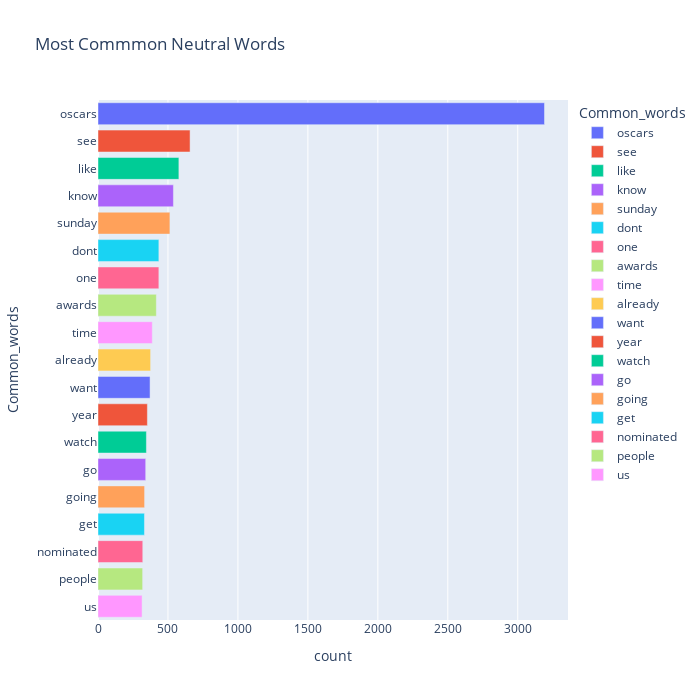

The cell this chart's notebook holds for it:
### Code cell
fig = px.bar(temp_neutral, x="count", y="Common_words", title='Most Commmon Neutral Words', orientation='h', 
             width=700, height=700,color='Common_words')
fig.show()

### Figure 1 — Plotly figure (JSON) as saved in the notebook; plotly's stock layout.template omitted (floating-point values rounded to 4 significant figures)
{"data": [{"alignmentgroup": "True", "hovertemplate": "Common_words=%{y}<br>count=%{x}<extra></extra>", "legendgroup": "oscars", "marker": {"color": "#636efa", "pattern": {"shape": ""}}, "name": "oscars", "offsetgroup": "oscars", "orientation": "h", "showlegend": true, "textposition": "auto", "type": "bar", "x": [3191], "xaxis": "x", "y": ["oscars"], "yaxis": "y"}, {"alignmentgroup": "True", "hovertemplate": "Common_words=%{y}<br>count=%{x}<extra></extra>", "legendgroup": "see", "marker": {"color": "#EF553B", "pattern": {"shape": ""}}, "name": "see", "offsetgroup": "see", "orientation": "h", "showlegend": true, "textposition": "auto", "type": "bar", "x": [658], "xaxis": "x", "y": ["see"], "yaxis": "y"}, {"alignmentgroup": "True", "hovertemplate": "Common_words=%{y}<br>count=%{x}<extra></extra>", "legendgroup": "like", "marker": {"color": "#00cc96", "pattern": {"shape": ""}}, "name": "like", "offsetgroup": "like", "orientation": "h", "showlegend": true, "textposition": "auto", "type": "bar", "x": [578], "xaxis": "x", "y": ["like"], "yaxis": "y"}, {"alignmentgroup": "True", "hovertemplate": "Common_words=%{y}<br>count=%{x}<extra></extra>", "legendgroup": "know", "marker": {"color": "#ab63fa", "pattern": {"shape": ""}}, "name": "know", "offsetgroup": "know", "orientation": "h", "showlegend": true, "textposition": "auto", "type": "bar", "x": [539], "xaxis": "x", "y": ["know"], "yaxis": "y"}, {"alignmentgroup": "True", "hovertemplate": "Common_words=%{y}<br>count=%{x}<extra></extra>", "legendgroup": "sunday", "marker": {"color": "#FFA15A", "pattern": {"shape": ""}}, "name": "sunday", "offsetgroup": "sunday", "orientation": "h", "showlegend": true, "textposition": "auto", "type": "bar", "x": [514], "xaxis": "x", "y": ["sunday"], "yaxis": "y"}, {"alignmentgroup": "True", "hovertemplate": "Common_words=%{y}<br>count=%{x}<extra></extra>", "legendgroup": "dont", "marker": {"color": "#19d3f3", "pattern": {"shape": ""}}, "name": "dont", "offsetgroup": "dont", "orientation": "h", "showlegend": true, "textposition": "auto", "type": "bar", "x": [435], "xaxis": "x", "y": ["dont"], "yaxis": "y"}, {"alignmentgroup": "True", "hovertemplate": "Common_words=%{y}<br>count=%{x}<extra></extra>", "legendgroup": "one", "marker": {"color": "#FF6692", "pattern": {"shape": ""}}, "name": "one", "offsetgroup": "one", "orientation": "h", "showlegend": true, "textposition": "auto", "type": "bar", "x": [435], "xaxis": "x", "y": ["one"], "yaxis": "y"}, {"alignmentgroup": "True", "hovertemplate": "Common_words=%{y}<br>count=%{x}<extra></extra>", "legendgroup": "awards", "marker": {"color": "#B6E880", "pattern": {"shape": ""}}, "name": "awards", "offsetgroup": "awards", "orientation": "h", "showlegend": true, "textposition": "auto", "type": "bar", "x": [417], "xaxis": "x", "y": ["awards"], "yaxis": "y"}, {"alignmentgroup": "True", "hovertemplate": "Common_words=%{y}<br>count=%{x}<extra></extra>", "legendgroup": "time", "marker": {"color": "#FF97FF", "pattern": {"shape": ""}}, "name": "time", "offsetgroup": "time", "orientation": "h", "showlegend": true, "textposition": "auto", "type": "bar", "x": [388], "xaxis": "x", "y": ["time"], "yaxis": "y"}, {"alignmentgroup": "True", "hovertemplate": "Common_words=%{y}<br>count=%{x}<extra></extra>", "legendgroup": "already", "marker": {"color": "#FECB52", "pattern": {"shape": ""}}, "name": "already", "offsetgroup": "already", "orientation": "h", "showlegend": true, "textposition": "auto", "type": "bar", "x": [376], "xaxis": "x", "y": ["already"], "yaxis": "y"}, {"alignmentgroup": "True", "hovertemplate": "Common_words=%{y}<br>count=%{x}<extra></extra>", "legendgroup": "want", "marker": {"color": "#636efa", "pattern": {"shape": ""}}, "name": "want", "offsetgroup": "want", "orientation": "h", "showlegend": true, "textposition": "auto", "type": "bar", "x": [372], "xaxis": "x", "y": ["want"], "yaxis": "y"}, {"alignmentgroup": "True", "hovertemplate": "Common_words=%{y}<br>count=%{x}<extra></extra>", "legendgroup": "year", "marker": {"color": "#EF553B", "pattern": {"shape": ""}}, "name": "year", "offsetgroup": "year", "orientation": "h", "showlegend": true, "textposition": "auto", "type": "bar", "x": [353], "xaxis": "x", "y": ["year"], "yaxis": "y"}, {"alignmentgroup": "True", "hovertemplate": "Common_words=%{y}<br>count=%{x}<extra></extra>", "legendgroup": "watch", "marker": {"color": "#00cc96", "pattern": {"shape": ""}}, "name": "watch", "offsetgroup": "watch", "orientation": "h", "showlegend": true, "textposition": "auto", "type": "bar", "x": [346], "xaxis": "x", "y": ["watch"], "yaxis": "y"}, {"alignmentgroup": "True", "hovertemplate": "Common_words=%{y}<br>count=%{x}<extra></extra>", "legendgroup": "go", "marker": {"color": "#ab63fa", "pattern": {"shape": ""}}, "name": "go", "offsetgroup": "go", "orientation": "h", "showlegend": true, "textposition": "auto", "type": "bar", "x": [341], "xaxis": "x", "y": ["go"], "yaxis": "y"}, {"alignmentgroup": "True", "hovertemplate": "Common_words=%{y}<br>count=%{x}<extra></extra>", "legendgroup": "going", "marker": {"color": "#FFA15A", "pattern": {"shape": ""}}, "name": "going", "offsetgroup": "going", "orientation": "h", "showlegend": true, "textposition": "auto", "type": "bar", "x": [333], "xaxis": "x", "y": ["going"], "yaxis": "y"}, {"alignmentgroup": "True", "hovertemplate": "Common_words=%{y}<br>count=%{x}<extra></extra>", "legendgroup": "get", "marker": {"color": "#19d3f3", "pattern": {"shape": ""}}, "name": "get", "offsetgroup": "get", "orientation": "h", "showlegend": true, "textposition": "auto", "type": "bar", "x": [332], "xaxis": "x", "y": ["get"], "yaxis": "y"}, {"alignmentgroup": "True", "hovertemplate": "Common_words=%{y}<br>count=%{x}<extra></extra>", "legendgroup": "nominated", "marker": {"color": "#FF6692", "pattern": {"shape": ""}}, "name": "nominated", "offsetgroup": "nominated", "orientation": "h", "showlegend": true, "textposition": "auto", "type": "bar", "x": [320], "xaxis": "x", "y": ["nominated"], "yaxis": "y"}, {"alignmentgroup": "True", "hovertemplate": "Common_words=%{y}<br>count=%{x}<extra></extra>", "legendgroup": "people", "marker": {"color": "#B6E880", "pattern": {"shape": ""}}, "name": "people", "offsetgroup": "people", "orientation": "h", "showlegend": true, "textposition": "auto", "type": "bar", "x": [319], "xaxis": "x", "y": ["people"], "yaxis": "y"}, {"alignmentgroup": "True", "hovertemplate": "Common_words=%{y}<br>count=%{x}<extra></extra>", "legendgroup": "us", "marker": {"color": "#FF97FF", "pattern": {"shape": ""}}, "name": "us", "offsetgroup": "us", "orientation": "h", "showlegend": true, "textposition": "auto", "type": "bar", "x": [315], "xaxis": "x", "y": ["us"], "yaxis": "y"}], "layout": {"barmode": "relative", "height": 700, "legend": {"title": {"text": "Common_words"}, "tracegroupgap": 0}, "title": {"text": "Most Commmon Neutral Words"}, "width": 700, "xaxis": {"anchor": "y", "domain": [0, 1], "title": {"text": "count"}}, "yaxis": {"anchor": "x", "categoryarray": ["us", "people", "nominated", "get", "going", "go", "watch", "year", "want", "already", "time", "awards", "one", "dont", "sunday", "know", "like", "see", "oscars"], "categoryorder": "array", "domain": [0, 1], "title": {"text": "Common_words"}}}}
